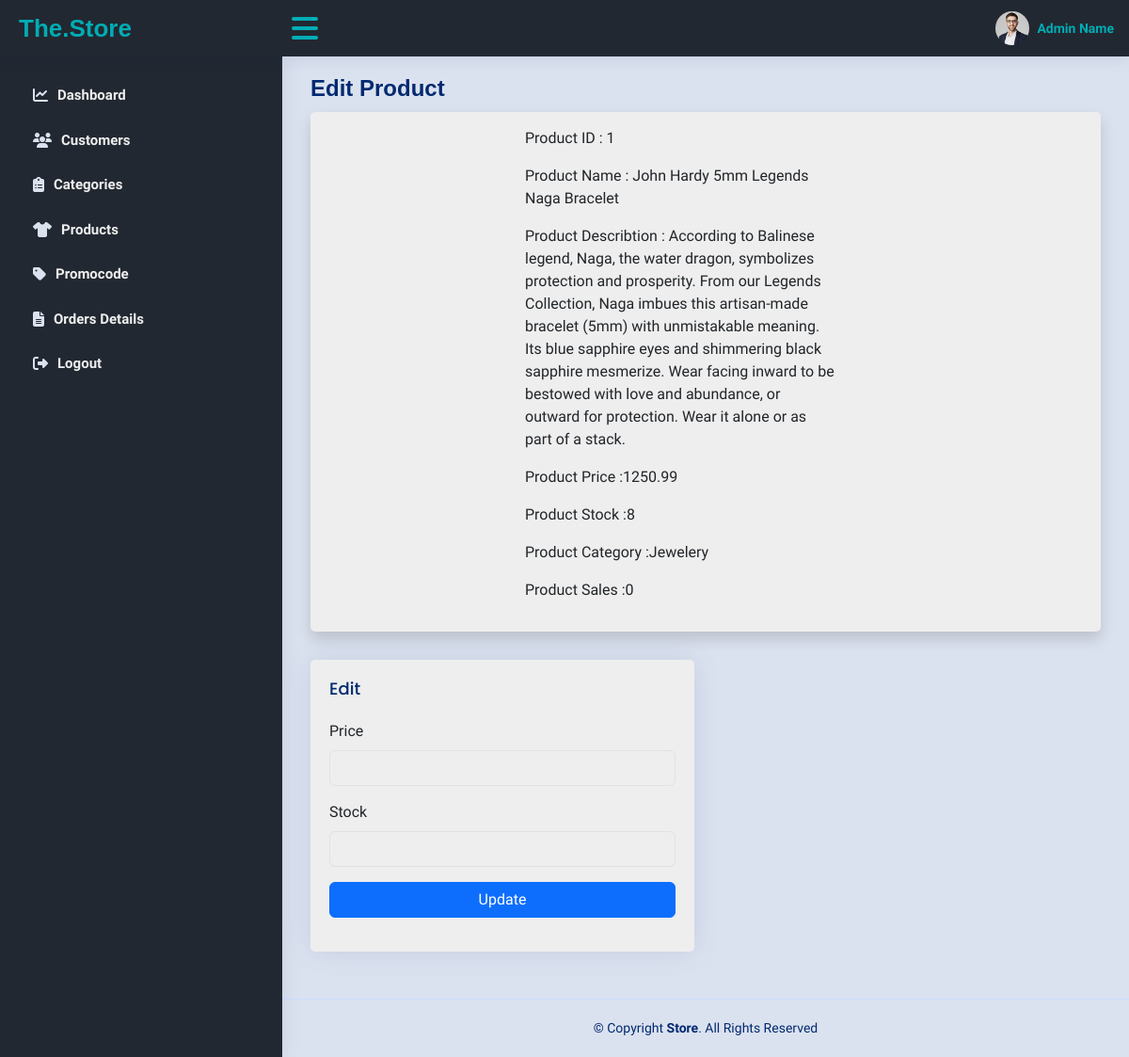
Page /Views/Admin/EditProduct.php?productID=1 on the committed database.
### tables this page shows
CREATE TABLE Products (
    productID INT PRIMARY KEY AUTO_INCREMENT,
    productName VARCHAR(255),
    description TEXT,
    price DECIMAL(10, 2),
    stockQuantity INT,
    numSales INT DEFAULT 0,
    categoryID INT,
    FOREIGN KEY (CategoryID) REFERENCES Categories(CategoryID)
);

CREATE TABLE Categories (
    categoryID INT PRIMARY KEY AUTO_INCREMENT,
    categoryName VARCHAR(255),
    imgURL VARCHAR(255)
);

### Models/DBManager.php (called while the page is built, shortened)
<?php
class DBManager {
    private static $instance = null;
    public $conn;
    public static function getInstance() {
        if (!self::$instance) {
            self::$instance = new DBManager();
        }
        return self::$instance;
    }
    private function connect($servername, $username, $password, $dbname) {
        $this->conn = new mysqli($servername, $username, $password, $dbname);
    }
    public function select($stmt){
        $result=$this->conn->query($stmt);
        if($result->num_rows>0){
            while($row=$result->fetch_all(MYSQLI_ASSOC)){
                return $row;
            }
        }else{
            return false;
        }
    }
}
?>

### Views/Admin/EditProduct.php (the view, shortened to what this page needs)
<?php
    require_once './Shared/Links.php';
    require_once './Shared/Header.php';
    require_once './Shared/Sidebar.php';
    require_once __DIR__ . "../../../Models/DBManager.php";
?>
<?php
$db = DBManager::getInstance();
$product = $db->select(
    "
    SELECT p.*, c.categoryName
    FROM Products p
    JOIN Categories c ON p.categoryID = c.categoryID
    WHERE p.productID = " . $_GET["productID"]
);
?>
<main id="main" class="main">
    <div class="pagetitle">
        <h1>Edit Product</h1>
    </div>
    <section class="section dashboard">
        <div class="row">
            <div class="col-lg-12">
                <div class="row">
                    <div class="col-lg-12 col-12">
                        <div class="card shadow p-2">
                            <div class="row">
                                <div class="col-lg-3 col-12">
                                </div>
                                <div class="col-lg-5 col-12 m-2">
                                    <p>Product ID : <?php echo $product[0]["productID"]; ?><span></span></p>
                                    <p>Product Name : <?php echo $product[0]["productName"]; ?> <span></span></p>
                                    <p>Product Describtion : <?php echo $product[0]["description"]; ?> <span></span></p>
                                    <p>Product Price :<?php echo $product[0]["price"]; ?> <span></span></p>
                                    <p>Product Stock :<?php echo $product[0]["stockQuantity"]; ?> <span></span></p>
                                    <p>Product Category :<?php echo $product[0]["categoryName"]; ?> <span></span></p>
                                    <p>Product Sales :<?php echo $product[0]["numSales"]; ?> <span></span></p>
                                </div>
                            </div>
                        </div>
                    </div>
                    <div class="col-lg-6">
                        <div class="card">
                            <div class="card-body">
                                <h5 class="card-title">Edit</h5>
                                <form class="row g-3" method="post">
                                    <div class="col-12">
                                        <label for="price_" class="form-label">Price </label>
                                        <input type="number" class="form-control" id="price_" name="price_">
                                    </div>
                                    <div class="col-12">
                                        <label for="stock_" class="form-label">Stock</label>
                                        <input type="number" class="form-control" id="stock_" name="stock_">
                                    </div>
                                    <div class="text-center">
                                        <button type="submit" class="col-12 btn btn-primary">Update</button>
                                    </div>
                                </form>
                            </div>
                        </div>
                    </div>
                </div>
            </div>
        </div>
    </section>
</main>
<?php
require_once './Shared/Footer.php';
?>

### assets/css/admin.css (style rules this page uses)
h1, h2, h3, h4, h5, h6 { font-family: "Nunito", sans-serif; }
#main { margin-top: 60px; padding: 20px 30px; transition: all 0.3s; }
.pagetitle { margin-bottom: 10px; }
.pagetitle h1 { font-size: 24px; margin-bottom: 0; font-weight: 600; color: #012970; }
.card { margin-bottom: 30px; border: none; border-radius: 5px; box-shadow: 0px 0 30px rgba(1, 41, 112, 0.1); background-color: var(--fourth-color); }
.card-title { padding: 20px 0 15px 0; font-size: 18px; font-weight: 500; color: #012970; font-family: "Poppins", sans-serif; }
.card-body { padding: 0 20px 20px 20px; }
@media (min-width: 1200px) { #main, #footer { margin-left: 300px; } }

### rows in the picture
products: productID "1", productName "John Hardy 5mm Legends Naga Bracelet", description "According to Balinese legend, Naga, the water dragon, symbolizes protection and prosperity. From our Legends Collection, Naga imbues this artisan-made bracelet (5mm) with unmistakable meaning. Its blue sapphire eyes and shimmering black sapphire mesmerize. Wear facing inward to be bestowed with love and abundance, or outward for protection. Wear it alone or as part of a stack.", price "1250.99", stockQuantity "8", categoryID.categoryName "Jewelery", numSales "0"
